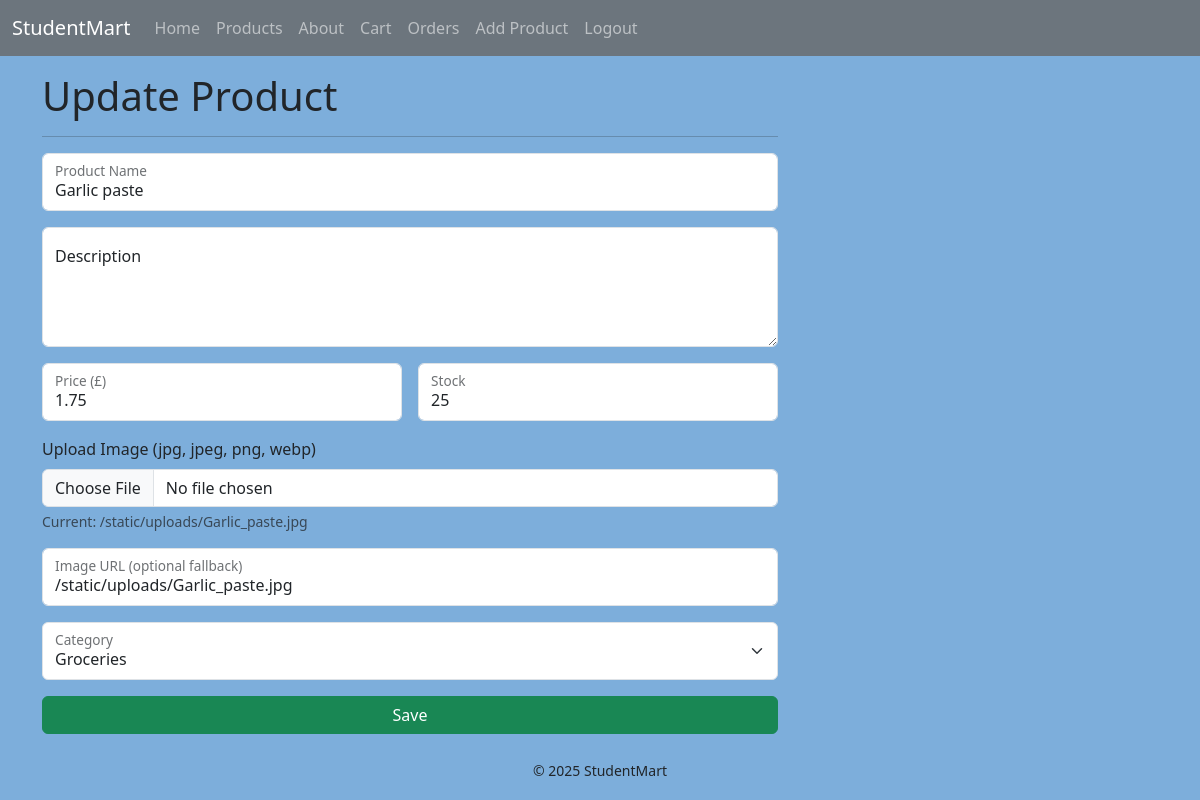
The page /product/update/29/ (signed in) on the database its author committed.
### tables this page shows
CREATE TABLE products (
  id INTEGER PRIMARY KEY AUTOINCREMENT,
  created TIMESTAMP DEFAULT CURRENT_TIMESTAMP,
  user INTEGER NOT NULL REFERENCES users(id),
  category INTEGER NOT NULL REFERENCES categories(id),
  name TEXT NOT NULL,
  description TEXT,
  price REAL NOT NULL,
  image_url TEXT,
  stock INTEGER DEFAULT 0
);

### app.py (the view, shortened to what this page needs)
@app.route("/product/update/<int:id>/", methods=("GET", "POST"))
def product_update(id):
    if session.get("user_id") is None:
        flash(category="warning", message="You must be logged in to update products.")
        return redirect(url_for("login"))
    item = get_product_by_id(id)
    if item is None:
        flash(category="warning", message="Product not found!")
        return redirect(url_for("products"))
    if item["user"] != session.get("user_id"):
        flash(category="danger", message="You do not have permission to edit this product.")
        return redirect(url_for("product", id=id))
    cats = get_all_categories()
    return render_template("product_form.html", title="Update Product", categories=cats, product=item)

### app.py (called while the page is built)
@app.context_processor
def inject_csrf_token():
    return dict(csrf_token=generate_csrf())

@app.context_processor
def inject_site_name():
    return dict(siteName=siteName)

### db/db.py (called while the page is built)
def get_db_connection():
    base_dir = os.path.dirname(os.path.abspath(__file__))
    db_path = os.path.join(base_dir, "database.db")
    conn = sqlite3.connect(db_path)
    conn.row_factory = sqlite3.Row
    return conn

def get_all_categories():
    conn = get_db_connection()
    cats = conn.execute("SELECT * FROM categories ORDER BY name ASC").fetchall()
    conn.close()
    return cats

def get_product_by_id(product_id):
    conn = get_db_connection()
    row = conn.execute("""
        SELECT products.*, categories.name AS category_name
        FROM products
        JOIN categories ON products.category = categories.id
        WHERE products.id = ?
    """, (product_id,)).fetchone()
    conn.close()
    return row

### templates/product_form.html (shortened to what this page needs)
{% extends "base.html" %}
{% block content %}
<h1>{{ title }}</h1>
<hr>
<form method="post" enctype="multipart/form-data" class="row g-3">
  <div class="col-12">
    <div class="form-floating">
      <input name="name" type="text" class="form-control" id="name" placeholder="Product name"
             value="{{ product['name'] if product else '' }}">
      <label for="name">Product Name</label>
    </div>
  </div>
  <div class="col-12">
    <div class="form-floating">
      <textarea name="description" class="form-control" id="description" style="height: 120px"
                placeholder="Description">{{ product['description'] if product else '' }}</textarea>
      <label for="description">Description</label>
    </div>
  </div>
  <div class="col-md-6">
    <div class="form-floating">
      <input name="price" type="number" step="0.01" class="form-control" id="price" placeholder="Price"
             value="{{ product['price'] if product else '' }}">
      <label for="price">Price (£)</label>
    </div>
  </div>
  <div class="col-md-6">
    <div class="form-floating">
      <input name="stock" type="number" class="form-control" id="stock" placeholder="Stock"
             value="{{ product['stock'] if product else 0 }}">
      <label for="stock">Stock</label>
    </div>
  </div>
  <div class="col-12">
    <label class="form-label">Upload Image (jpg, jpeg, png, webp)</label>
    <input class="form-control" type="file" name="image_file" accept=".jpg,.jpeg,.png,.webp">
    {% if product and product['image_url'] %}
      <div class="form-text">Current: {{ product['image_url'] }}</div>
    {% endif %}
  </div>
  <div class="col-12">
    <div class="form-floating">
      <input name="image_url" type="text" class="form-control" id="image_url" placeholder="Image URL"
             value="{{ product['image_url'] if product else '' }}">
      <label for="image_url">Image URL (optional fallback)</label>
    </div>
  </div>
  <div class="col-12">
    <div class="form-floating">
      <select name="category" class="form-select" id="category">
        {% for c in categories %}
          {% set selected = (product and product['category'] == c['id']) %}
          <option value="{{ c['id'] }}" {% if selected %}selected{% endif %}>{{ c['name'] }}</option>
        {% endfor %}
      </select>
      <label for="category">Category</label>
    </div>
  </div>
  <div class="col-12 text-center">
    <button class="btn btn-success w-100" type="submit">Save</button>
  </div>
</form>
{% endblock %}

### static/styles.css (style rules this page uses)
body { background: #7daedb; }

### rows shown on the page
products: name "Garlic paste", price "1.75", stock "25", image_url "/static/uploads/Garlic_paste.jpg"

### other values the page prints
{{ siteName }} "StudentMart"
{{ title }} "Update Product"
form field category "Groceries"
